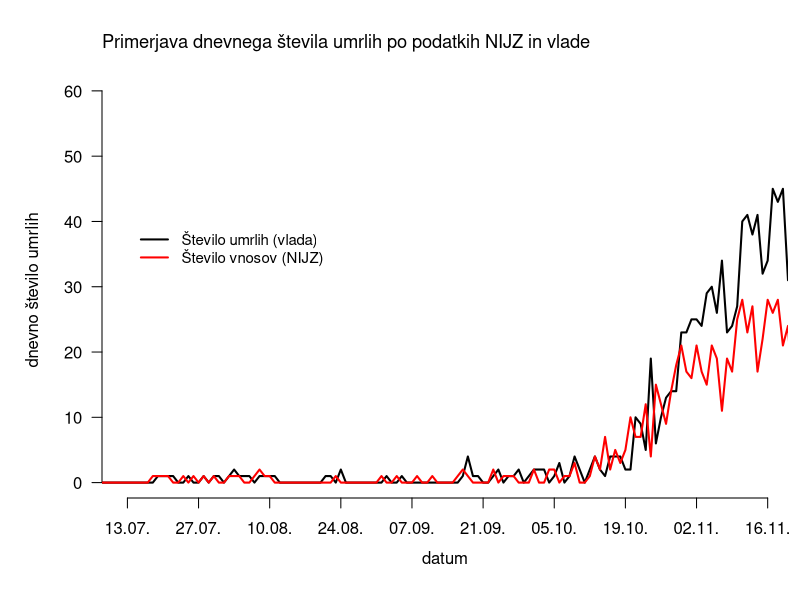
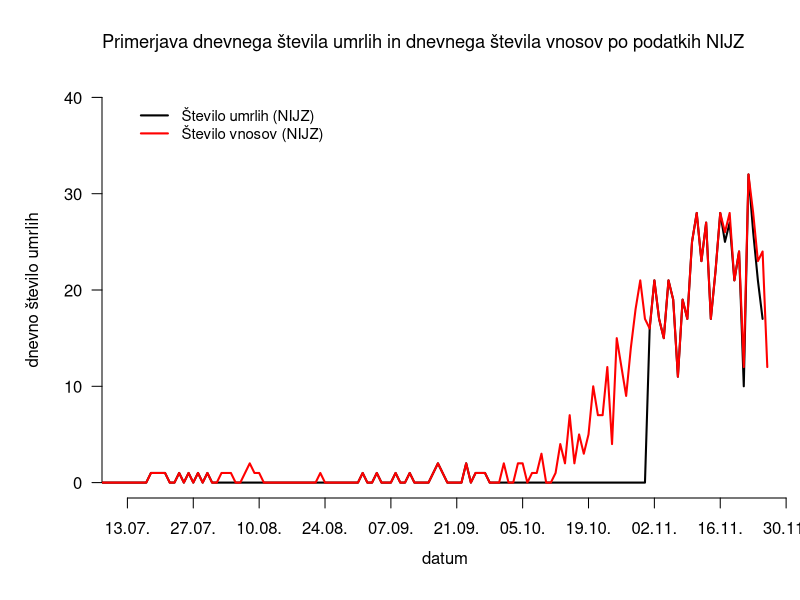
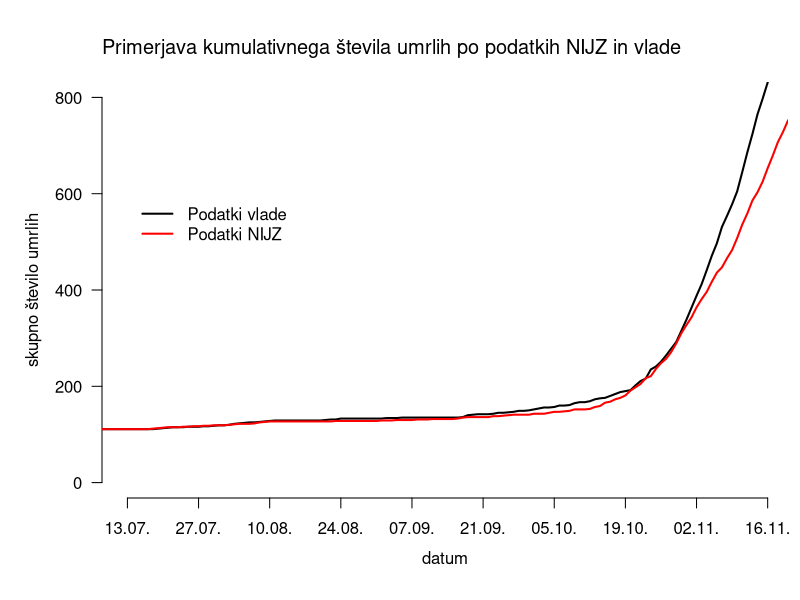
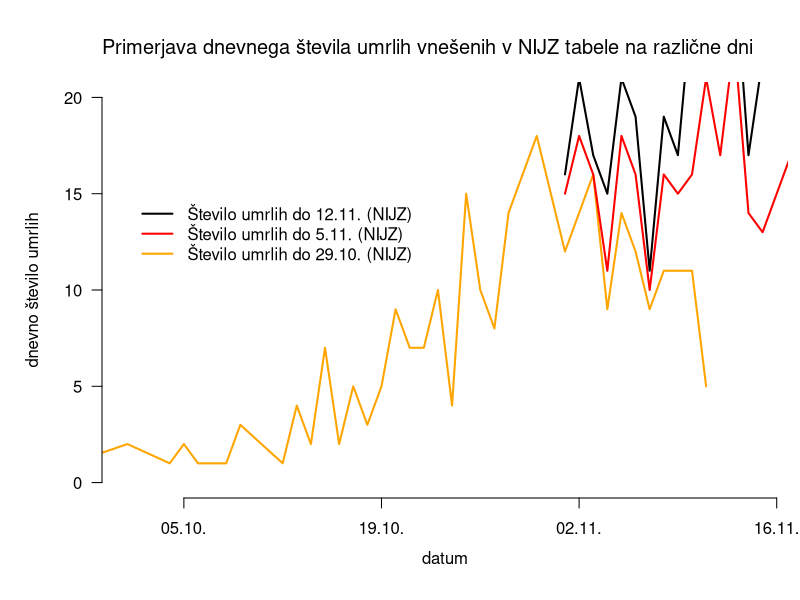
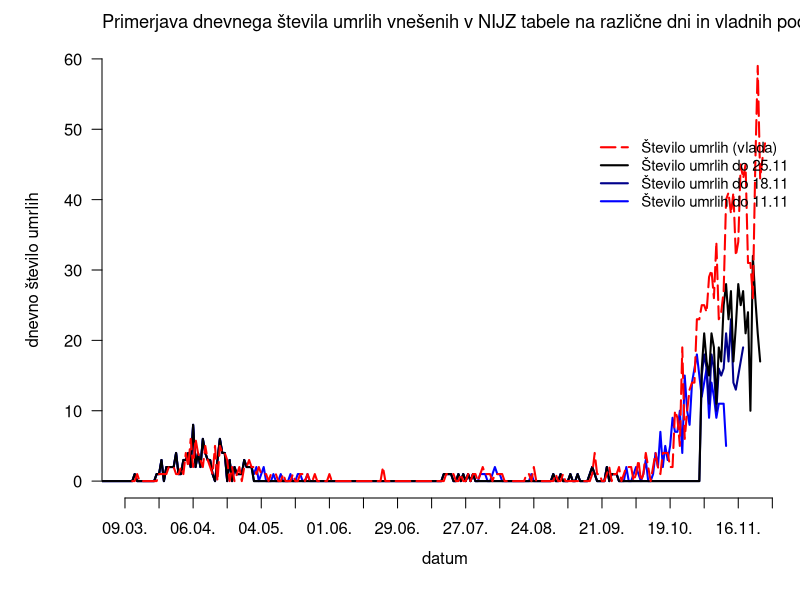
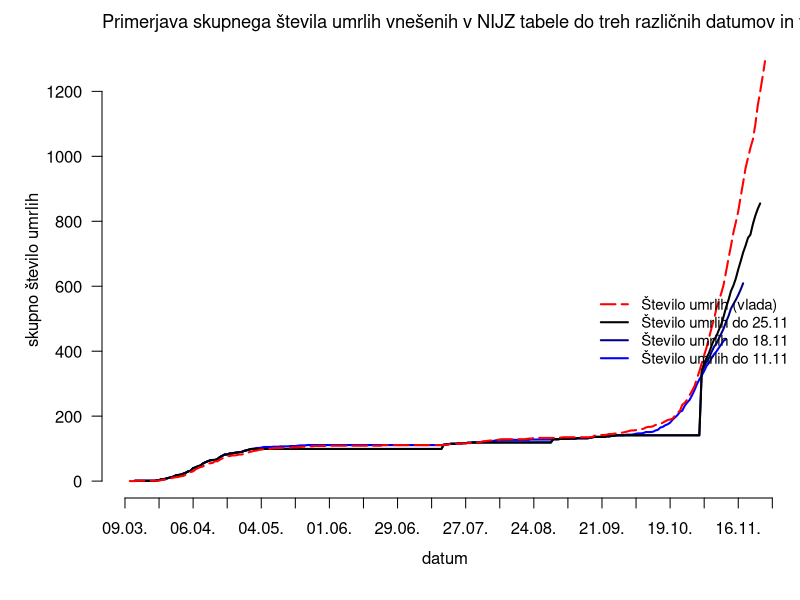
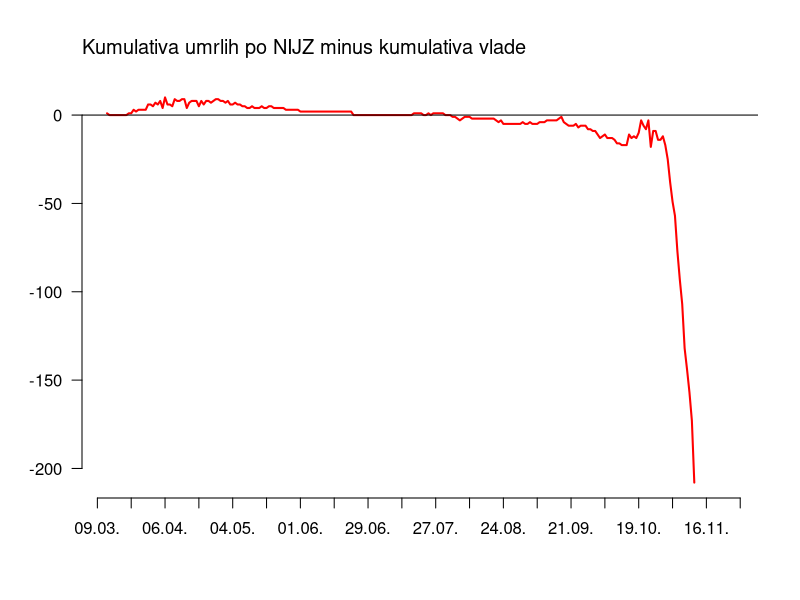

Recreate these plots in R, in order.
###############################################################################
# preliminaries
###############################################################################
library(readr)
library(readxl)
library(dplyr)
library(tidyr)

###############################################################################
#### import data ##############################################################

# # # uncomment to download
# # sledinlnik = gov data + NIJZ daily entry data
# download.file(paste0("https://raw.githubusercontent.com/",
#                      "sledilnik/data/master/csv/stats.csv"),
#               "data/stats.csv")
# # 
# # sledilnik = NIJZ daily death data from region table tb5
# download.file(paste0("https://raw.githubusercontent.com/",
#                      "sledilnik/data/master/csv/deceased-regions.csv"),
#               "data/deceased-regions.csv")
# 
# # NIJZ daily death for 3 different timestamps
# # manually changed text to date in table 12.11....
# download.file("https://www.nijz.si/sites/www.nijz.si/files/uploaded/porocilo_stevilo_potrjenih_primerov_covid-19_25112020_splet.xlsx",
#               "data/25.11.xlsx")
# download.file("https://www.nijz.si/sites/www.nijz.si/files/uploaded/porocilo_stevilo_potrjenih_primerov_covid-19_18112020_splet.xlsx",
#               "data/18.11.xlsx")
# download.file("https://www.nijz.si/sites/www.nijz.si/files/uploaded/porocilo_stevilo_potrjenih_primerov_covid-19_11112020_splet.xlsx",
#               "data/11.11.xlsx")

# import 
sledilnik <- read_csv("data/stats.csv")
nijz.regions <- read_csv("data/deceased-regions.csv")
nijz25.11 <- read_excel("data/25.11.xlsx", sheet = "tb6", range = "A3:U128",
                        col_types = c("date", rep("numeric", 20)))

nijz18.11 <- read_excel("data/18.11.xlsx", sheet = "tb6", range = "A3:U121",
                        col_types = c("date", rep("numeric", 20)))

nijz11.11 <- read_excel("data/11.11.xlsx", sheet = "tb6", range = "A3:U114",
                        col_types = c("date", rep("numeric", 20)))

###############################################################################
#### clean up #################################################################

sledilnik %>%
  mutate(deceased.gov = c(state.deceased.todate[1], diff(state.deceased.todate)),
         deceased.nijz = c(deceased.todate[1], diff(deceased.todate))) %>%
  select(date,  state.deceased.todate, deceased.todate, deceased.gov, deceased.nijz) -> df

nijz.regions %>% 
  mutate(total = rowSums(.[2:102], na.rm = TRUE),
         nijz = c(total[1], diff(total))) %>% 
  select(date, nijz)-> nijz.regions

nijz25.11 %>%  
  rename("date" = `...1`,
         "no3" = `Skupaj`) %>% 
  mutate(date = as.Date(date),
         no3.cum = cumsum(no3)) %>% 
  select(date, no3, no3.cum) -> no3

nijz18.11 %>%  
  rename("date" = `...1`,
         "no2" = `SKUPAJ...21`) %>% 
  mutate(date = as.Date(date),
         no2.cum = cumsum(no2)) %>% 
  select(date, no2, no2.cum) -> no2

nijz11.11 %>%  
  rename("date" = `...1`,
         "no1" = `SKUPAJ...21`) %>% 
  mutate(date = as.Date(date),
         no1.cum = cumsum(no1)) %>% 
  select(date, no1, no1.cum) -> no1

#### join tables ##############################################################
df %>%  left_join(nijz.regions) %>% 
  left_join(no1) %>% 
  left_join(no2) %>% 
  left_join(no3)  %>% 
  fill(no1.cum, no2.cum, no3.cum) %>% 
  mutate(no1.cum = ifelse(date > "2020-11-11", NA, no1.cum),
         no2.cum = ifelse(date > "2020-11-18", NA, no2.cum),
         no3.cum = ifelse(date > "2020-11-25", NA, no3.cum), 
         no1 = ifelse(date < "2020-11-11", replace_na(no1, 0), no1),
         no2 = ifelse(date < "2020-11-18", replace_na(no2, 0), no2),
         no3 = ifelse(date < "2020-11-25", replace_na(no3, 0), no3)) -> df



###############################################################################
#### plot cumulative gov vs NIJZ ##############################################
png(filename="figures/cumulative.png", 800, 480)
par(mar = c(5, 5, 4, 0.5) + 0.1)
plot(df$date, df$state.deceased.todate, type = "l",
     xlab = "",
     ylab = "",
     ylim = c(0,800),
     xlim = as.Date(c("2020-07-13", "2020-11-15")),
     axes = FALSE, 
     lty = 1, lwd = 2, col = "black")
axis.Date(1, at = seq(df$date[1], df$date[length(df$date)]+10, by = "2 week"),
          format = "%d.%m.")

axis(2, las = 2)
lines(df$date, df$deceased.todate, col = "red", lwd = 2, lty = 1)

legend(as.Date("2020-07-13"), 600,
       legend=c("Podatki vlade", "Podatki NIJZ"),
       col=c("black", "red"), lty=c(1,1),
       cex=1, bty = "n", lwd = 2)
mtext(side = 3, line = 1.2,  adj = 0, cex = 1.2,
      "Primerjava kumulativnega števila umrlih po podatkih NIJZ in vlade")
mtext(side = 2, line = 3,   cex = 1,"skupno število umrlih")
mtext(side = 1, line = 2.5,   cex = 1, "datum")
dev.off()



#### plot daily ###############################################################
# png(filename="figures/daily.png", 800, 480)
par(mar = c(5, 5, 4, 0.5) + 0.1)
plot(df$date, df$deceased.gov, type = "l",
     xlab = "",
     ylab = "",
     #ylim = c(0,40),
     xlim = as.Date(c("2020-07-13", "2020-11-15")),
     axes = FALSE, 
     lty = 1, lwd = 2, col = "black")
axis.Date(1, at = seq(df$date[1], df$date[length(df$date)]+10, by = "2 week"),
          format = "%d.%m.")

axis(2, las = 2)
lines(df$date, df$deceased.nijz, col = "red", lwd = 2, lty = 1)

legend(as.Date("2020-07-13"), 40,
       legend=c("Število umrlih (vlada)", "Število vnosov (NIJZ)"),
       col=c("black", "red"), lty=c(1,1),
       cex=0.9, bty = "n", lwd = 2)
mtext(side = 3, line = 1.5,  adj = 0, cex = 1.1,
      "Primerjava dnevnega števila umrlih po podatkih NIJZ in vlade")
mtext(side = 2, line = 3,   cex = 1,"dnevno število umrlih")
mtext(side = 1, line = 2.5,   cex = 1, "datum")
# dev.off()




#### plot daily NIJZ entry vs gov #####################################################
# why doesnt' this work anymore? 26.11.
# png(filename="figures/dailyNIJZ.png", 800, 480)
par(mar = c(5, 5, 4, 0.5) + 0.1)
plot(df$date, df$no3, type = "l",
     xlab = "",
     ylab = "",
     ylim = c(0,40),
     xlim = as.Date(c("2020-07-13", "2020-11-25")),
     axes = FALSE, 
     lty = 1, lwd = 2, col = "black")
axis.Date(1, at = seq(df$date[1], df$date[length(df$date)]+10, by = "2 week"),
          format = "%d.%m.")

axis(2, las = 2)
lines(df$date, df$deceased.nijz, col = "red", lwd = 2, lty = 1)

legend(as.Date("2020-07-13"), 40,
       legend=c("Število umrlih (NIJZ)", "Število vnosov (NIJZ)"),
       col=c("black", "red"), lty=c(1,1),
       cex=0.9, bty = "n", lwd = 2)
mtext(side = 3, line = 1.5,  adj = 0, cex = 1.1,
      "Primerjava dnevnega števila umrlih in dnevnega števila vnosov po podatkih NIJZ ")
mtext(side = 2, line = 3,   cex = 1,"dnevno število umrlih")
mtext(side = 1, line = 2.5,   cex = 1, "datum")
# dev.off()


##### plot daily NIJZ three tables ############################################
png(filename="figures/threeNIJZ.png", 800, 480)
par(mar = c(5, 5, 4, 0.5) + 0.1)
plot(no1$date, no1$no1, type = "l",
     xlab = "",
     ylab = "",
     ylim = c(0,20),
     xlim = as.Date(c("2020-10-01", "2020-11-15")),
     axes = FALSE, 
     lty = 1, lwd = 2, col = "orange")
axis.Date(1, at = seq(df$date[1], df$date[length(df$date)]+10, by = "2 week"),
          format = "%d.%m.")

axis(2, las = 2)

lines(no2$date, no2$no2, col = "red", lwd = 2, lty = 1)
lines(no3$date, no3$no3, col = "black", lwd = 2, lty = 1)

legend(as.Date("2020-10-01"), 15,
       legend=rev(c("Število umrlih do 29.10. (NIJZ)", "Število umrlih do 5.11. (NIJZ)",
                "Število umrlih do 12.11. (NIJZ)")),
       col=rev(c("orange", "red", "black")), lty=c(1,1,1),
       cex=1, bty = "n", lwd = 2)
mtext(side = 3, line = 1.2,  adj = 0, cex = 1.2,
      "Primerjava dnevnega števila umrlih vnešenih v NIJZ tabele na različne dni")
mtext(side = 2, line = 3,   cex = 1,"dnevno število umrlih")
mtext(side = 1, line = 2.5,   cex = 1, "datum")
 dev.off()


#### plot daily NIJZ three tables + gov #######################################
png(filename="figures/threeNIJZgov.png", 800, 480)
 par(mar = c(5, 5, 2, 0.5) + 0.1)
 plot(df$date, df$no1, type = "l",
     xlab = "",
     ylab = "",
     ylim = c(0,60),
     xlim = as.Date(c("2020-03-10", "2020-11-26")),
     axes = FALSE, 
     lty = 1, lwd = 2, col = "blue")
axis.Date(1, at = seq(df$date[1], df$date[length(df$date)]+10, by = "2 week"),
          format = "%d.%m.")

axis(2, las = 2)

lines(df$date, df$no2, col = "blue4", lwd = 2, lty = 1)
lines(df$date, df$no3, col = "black", lwd = 2, lty = 1)
lines(df$date, df$deceased.gov, col = "red", lwd = 2, lty = 5)

legend(as.Date("2020-09-15"), 50,
       legend=rev(c("Število umrlih do 11.11. (NIJZ)", "Število umrlih do 18.11. (NIJZ)",
                "Število umrlih do 25.11. (NIJZ)", "Število umrlih (vlada)")),
       col=rev(c("blue", "blue4", "black", "red")), lty=rev(c(1,1,1, 5)),
       cex=0.9, bty = "n", lwd = 2)
mtext(side = 3, line = 0.5,  adj = 0, cex = 1.1,
      "Primerjava dnevnega števila umrlih vnešenih v NIJZ tabele na različne dni in vladnih podatkov (rdeča)")

# mtext(side = 3, line = 1,  adj = 0, cex = 1.1,
#       "in vladnih podatkov (rdeča)")
mtext(side = 2, line = 3,   cex = 1,"dnevno število umrlih")
mtext(side = 1, line = 2.5,   cex = 1, "datum")
dev.off()




#### plot kumulative NIJZ three tables + gov#######################################
png(filename="figures/threeNIJZgov-cum.png", 800, 480)
par(mar = c(5, 5, 2, 0.5) + 0.1)
plot(df$date, df$no1.cum, type = "l",
     xlab = "",
     ylab = "",
     ylim = c(0,1300),
     xlim = as.Date(c("2020-03-10", "2020-11-26")),
     axes = FALSE, 
     lty = 1, lwd = 2, col = "blue")
axis.Date(1, at = seq(df$date[1], df$date[length(df$date)]+10, by = "2 week"),
          format = "%d.%m.")

axis(2, las = 2)

lines(df$date, df$no2.cum, col = "blue4", lwd = 2, lty = 1)
lines(df$date, df$no3.cum, col = "black", lwd = 2, lty = 1)
lines(df$date, df$state.deceased.todate, col = "red", lwd = 2, lty = 5)

legend(as.Date("2020-09-15"), 600,
       legend=rev(c("Število umrlih do 11.11. (NIJZ)", "Število umrlih do 18.11. (NIJZ)",
                    "Število umrlih do 25.11. (NIJZ)", "Število umrlih (vlada)")),
       col=rev(c("blue", "blue4", "black", "red")), lty=rev(c(1,1,1, 5)),
       cex=0.9, bty = "n", lwd = 2)
mtext(side = 3, line = 0.5,  adj = 0, cex = 1.1,
      "Primerjava skupnega števila umrlih vnešenih v NIJZ tabele do treh različnih datumov in vladnih podatkov (rdeča)")
# mtext(side = 3, line = 1,  adj = 0, cex = 1.1,
#       "")
mtext(side = 2, line = 3,   cex = 1,"skupno število umrlih")
mtext(side = 1, line = 2.5,   cex = 1, "datum")
dev.off()

###############################################################################
# check if gov is ever > NIJZ in cumulative
df %>% 
  mutate(check = ifelse(no1.cum < state.deceased.todate, 1, 0),
         diff = no1.cum - state.deceased.todate) -> check

png(filename="figures/delta.png", 800, 480)

plot(check$date, check$diff, type = "l",
     xlab = "",
     ylab = "",
     #ylim = c(0,800),
     xlim = as.Date(c("2020-03-13", "2020-11-27")),
     axes = FALSE, 
     lty = 1, lwd = 2, col = "red")
axis.Date(1, at = seq(df$date[1], df$date[length(df$date)]+10, by = "2 week"),
          format = "%d.%m.")

axis(2, las = 2)
abline(h = 0)
mtext(side = 3, line = 1.2,  adj = 0, cex = 1.2,
      "Kumulativa umrlih po NIJZ minus kumulativa vlade")
dev.off()


